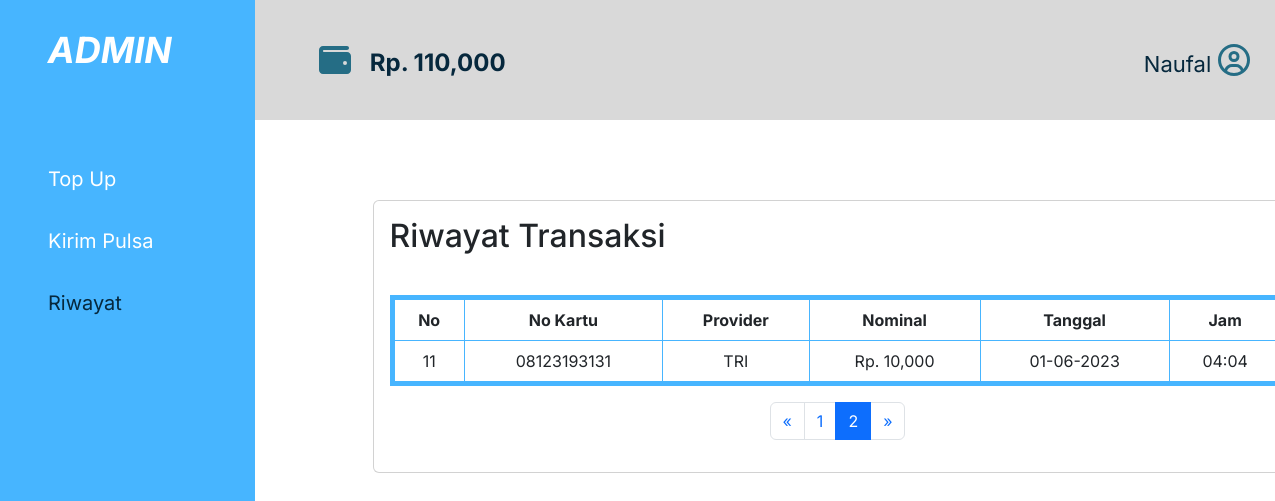
Page /history.php?id=1&halaman=2 on the committed database.
### tables this page shows
CREATE TABLE `users` (
  `id_user` int(11) NOT NULL,
  `name` varchar(100) NOT NULL,
  `saldo` int(11) NOT NULL
);

CREATE TABLE `histories` (
  `id` int(11) NOT NULL,
  `no_kartu` varchar(20) NOT NULL,
  `prov` varchar(25) NOT NULL,
  `nominal` int(11) NOT NULL,
  `tanggal` timestamp NOT NULL DEFAULT current_timestamp() ON UPDATE current_timestamp(),
  `user_id` int(11) NOT NULL
);

### history.php (the view, shortened to what this page needs)
<?php
require_once('./connection.php');
$id_user = $_GET['id'];
function getData()
{
    global $user, $connect, $id_user;
    $query = mysqli_query($connect, "SELECT * FROM users WHERE id_user='$id_user'");
    $user = mysqli_fetch_array($query);
}
getData();
$batas = 10;
$halaman = isset($_GET['halaman']) ? (int)$_GET['halaman'] : 1;
$halaman_awal = ($halaman > 1) ? ($halaman * $batas) - $batas : 0;
$next = $halaman + 1;
$data = mysqli_query($connect, "SELECT * FROM histories");
$jumlah_data = mysqli_num_rows($data);
$total_halaman = ceil($jumlah_data / $batas);
$dataRiwayat = mysqli_query($connect, "SELECT * FROM histories  WHERE user_id='$id_user' ORDER BY tanggal DESC LIMIT $halaman_awal, $batas");
$index = $halaman_awal + 1;
?>
<!DOCTYPE html>
<html lang="en">
<head>
    <link rel="stylesheet" href="assets/css/style.css">
    <link rel="stylesheet" href="https://cdn.jsdelivr.net/npm/bootstrap@5.3.0-alpha3/dist/css/bootstrap.min.css">
    <link rel="stylesheet" href="https://cdnjs.cloudflare.com/ajax/libs/font-awesome/6.2.0/css/all.min.css" />
    <link href='https://cdnjs.cloudflare.com/ajax/libs/toastr.js/2.0.1/css/toastr.css' rel='stylesheet' />
</head>
<body>
    <header>
        <nav class="navbar">
            <i class="fas fa-wallet fa-2xl "></i>
            <h1 class="txt-rp">Rp. <?= number_format($user['saldo']); ?></h1>
            <h1 class="txt-user"><?= $user['name']; ?></h1>
            <a href="" class="icon-user">
                <i class="fa-regular fa-circle-user fa-2xl"></i>
            </a>
        </nav>
    </header>
    <aside>
        <div class="sidebar">
            <h1 class="txt-adm">ADMIN</h1>
            <ul>
                <li>
                    <a href="index.php?id=<?= $user['id_user']; ?>" class="btn-topup">Top Up</a>
                </li>
                <li>
                    <a href="pulsa.php?id=<?= $user['id_user']; ?>" class="btn-send">Kirim Pulsa</a>
                </li>
                <li>
                    <a href="history.php?id=<?= $user['id_user']; ?>&halaman=1" class="btn-history act">Riwayat</a>
                </li>
            </ul>
        </div>
    </aside>
    <content>
        <div class="container d-flex justify-content-center">
            <div class="card col-10 card-riwayat">
                <div class="card-body">
                    <h2 class="card-title">Riwayat Transaksi</h2>
                    <table class="table table-bordered form-saldo">
                        <thead class="thead">
                            <tr class="text-center">
                                <th>No</th>
                                <th>No Kartu</th>
                                <th>Provider</th>
                                <th>Nominal</th>
                                <th>Tanggal</th>
                                <th>Jam</th>
                            </tr>
                        </thead>
                        <tbody class="tbody">
                            <?php while ($riwayat = mysqli_fetch_assoc($dataRiwayat)) { ?>
                                <?php
                                $date = $riwayat['tanggal'];
                                $newDate = date('d-m-Y', strtotime($date));
                                $hour = date('H:i', strtotime($date));
                                ?>
                                <tr class="text-center">
                                    <td><?= $index++; ?></td>
                                    <td><?= $riwayat['no_kartu']; ?></td>
                                    <td><?= strtoupper($riwayat['prov']); ?></td>
                                    <td>Rp. <?= number_format($riwayat['nominal']); ?></td>
                                    <td><?= $newDate; ?></td>
                                    <td><?= $hour; ?></td>
                                </tr>
                            <?php } ?>
                        </tbody>
                    </table>
                    <nav class="d-flex justify-content-center">
                        <ul class="pagination">
                            <li class="page-item">
                                <a class="page-link" <?php if ($halaman > 1) {
                                                            echo "href='riwayat.php?id=$id_user&halaman=$Previous'";
                                                        } ?> aria-label="Previous">
                                    <span aria-hidden="true">&laquo;</span>
                                </a>
                            </li>
                            <?php for ($page = 1; $page <= $total_halaman; $page++) { ?>
                                <li class="page-item">
                                    <a class="page-link <?= ($_GET['halaman'] == $page) ? 'active' : ''; ?>" href="?id=<?= $id_user; ?>&halaman=<?= $page; ?>">
                                        <?= $page; ?>
                                    </a>
                                </li>
                            <?php } ?>
                            <li class="page-item">
                                <a class="page-link" <?php if ($halaman < $total_halaman) {
                                                            echo "href='?id=$id_user&halaman=$next'";
                                                        } ?> aria-label="Next">
                                    <span aria-hidden="true">&raquo;</span>
                                </a>
                            </li>
                        </ul>
                    </nav>
                </div>
            </div>
        </div>
    </content>
</body>
</html>

### assets/css/style.css (style rules this page uses)
* { margin: 0; padding: 0; box-sizing: border-box; font-family: "Inter", sans-serif; }
body { height: 100%; }
.navbar { position: relative; width: 100%; height: 15vh; background-color: #d9d9d9; }
.sidebar { position: absolute; top: 0; width: 20%; height: 150vh; padding-right: 5%; background-color: #47b5ff; }
.txt-adm { margin-left: 25%; margin-top: 15%; font-size: 36px; color: white; font-weight: 700; font-style: italic; }
.sidebar ul { margin-top: 40%; list-style: none; }
.sidebar li a { color: white; font-size: 20px; display: block; padding: 10%; text-decoration: none; }
.fa-wallet { position: absolute; left: 25%; bottom: 5.5vh; color: #256d85; }
.fa-circle-user { color: #256d85; }
.txt-rp { position: absolute; left: 29%; font-size: 24px; bottom: 4.3vh; font-weight: 700; color: #06283d; }
.icon-user { position: absolute; right: 2%; }
.txt-user { position: absolute; right: 5%; font-size: 22px; bottom: 4.3vh; font-weight: 400; color: #06283d; }
.card { margin-top: 20vh; margin-left: 50vh; }
.card-riwayat { margin-top: 10vh !important; }
.form-saldo { margin-top: 5vh; }
.table { border: 5px solid #47b5ff !important; }
.thead { background-color: #47b5ff; color: #ffffff; }
.tbody tr:nth-child(odd) { background-color: #f2fbff; }
.act { color: #06283d !important; }

### rows in the picture
users: saldo "110,000", name "Naufal"
histories: no_kartu "08123193131", prov "TRI", nominal "10,000", tanggal "01-06-2023", tanggal "04:04"
